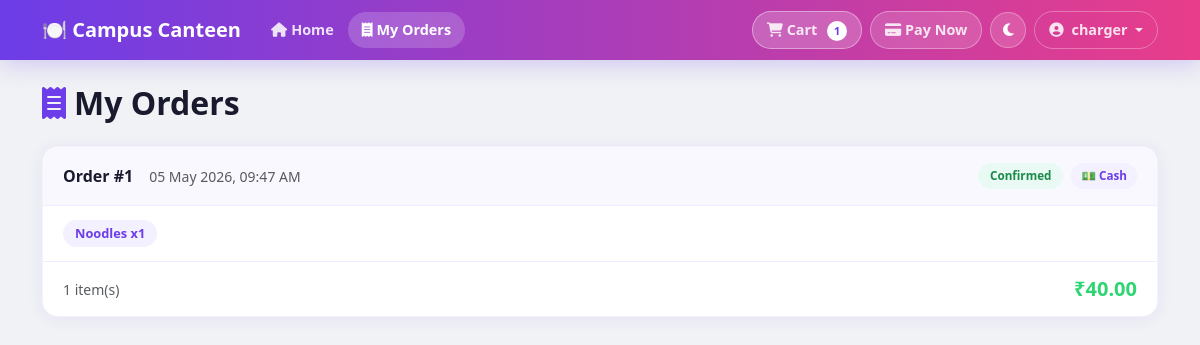
Screenshot of /orders/ (signed in) with the database file from the repository.
### canteen/models.py (models this page shows, shortened)
class Order(models.Model):
    STATUS_CHOICES = [
        ('pending',   'Pending'),
        ('confirmed', 'Confirmed'),
        ('preparing', 'Preparing'),
        ('ready',     'Ready'),
        ('completed', 'Completed'),
        ('cancelled', 'Cancelled'),
    ]
    PAYMENT_CHOICES = [
        ('cash', 'Cash'),
        ('upi',  'UPI'),
    ]
    user = models.ForeignKey(
        User, on_delete=models.CASCADE, related_name='orders'
    )
    status = models.CharField(
        max_length=20, choices=STATUS_CHOICES, default='pending'
    )
    payment_method = models.CharField(
        max_length=10, choices=PAYMENT_CHOICES, default='cash'
    )
    payment_status = models.CharField(max_length=20, default='unpaid')
    upi_transaction_id = models.CharField(
        max_length=100, blank=True, null=True
    )
    total_amount = models.DecimalField(max_digits=10, decimal_places=2)
    created_at = models.DateTimeField(auto_now_add=True)
    updated_at = models.DateTimeField(auto_now=True)
    notes = models.TextField(blank=True)
    class Meta:
        ordering = ['-created_at']

class OrderItem(models.Model):
    order = models.ForeignKey(
        Order, on_delete=models.CASCADE, related_name='items'
    )
    menu_item = models.ForeignKey(MenuItem, on_delete=models.CASCADE)
    quantity = models.PositiveIntegerField(default=1)
    unit_price = models.DecimalField(max_digits=8, decimal_places=2)

class MenuItem(models.Model):
    category = models.ForeignKey(
        Category, on_delete=models.CASCADE, related_name='items'
    )
    name = models.CharField(max_length=200)
    description = models.TextField(blank=True)
    price = models.DecimalField(max_digits=8, decimal_places=2)
    image = models.ImageField(upload_to='products/', blank=True, null=True)
    is_available = models.BooleanField(default=True)
    is_packed = models.BooleanField(default=False)
    stock_quantity = models.PositiveIntegerField(default=100)
    is_veg = models.BooleanField(default=True)
    created_at = models.DateTimeField(auto_now_add=True)
    updated_at = models.DateTimeField(auto_now=True)
    class Meta:
        ordering = ['name']

### canteen/views.py (the view)
# urls.py: path('orders/', views.order_history_view, name='order_history'),
@login_required
def order_history_view(request):
    orders = Order.objects.filter(
        user=request.user
    ).prefetch_related('items__menu_item')
    return render(request, 'order_history.html', {'orders': orders})

### canteen/context_processors.py (called while the page is built)
def cart_count(request):
    count = 0
    if request.user.is_authenticated:
        try:
            cart = Cart.objects.get(user=request.user)
            count = cart.item_count
        except Cart.DoesNotExist:
            count = 0
    return {'cart_count': count}

### canteen/models.py (called while the page is built)
    @property
    def item_count(self):
        return sum(item.quantity for item in self.cart_items.all())

### canteen/templates/order_history.html (shortened to what this page needs)
{% extends 'base.html' %}
{% block content %}
<div class="container py-4">
<h2 class="page-title mb-4"><i class="fas fa-receipt me-2" style="color:var(--primary)"></i>My Orders</h2>
{% if orders %}
{% for order in orders %}
<div class="history-card">
<div class="history-header">
<div><span class="fw-bold">Order #{{ order.id }}</span><span class="text-muted ms-3 small">{{ order.created_at|date:"d M Y, h:i A" }}</span></div>
<div class="d-flex gap-2 align-items-center flex-wrap">
<span class="status-badge status-{{ order.status }}">{{ order.get_status_display }}</span>
<span class="payment-badge">{% if order.payment_method == 'upi' %}📱 UPI{% else %}💵 Cash{% endif %}</span>
</div>
</div>
<div class="history-body">{% for item in order.items.all %}<span class="history-item">{{ item.menu_item.name }} x{{ item.quantity }}</span>{% endfor %}</div>
<div class="history-footer"><span class="text-muted small">{{ order.items.count }} item(s)</span><span class="fw-bold fs-5" style="color:var(--success)">₹{{ order.total_amount }}</span></div>
</div>
{% endfor %}
{% endif %}
</div>
{% endblock %}

### canteen/templates/base.html (shortened to what this page needs)
{% load static %}
<!DOCTYPE html>
<html lang="en">
<head>
    <link href="https://cdnjs.cloudflare.com/ajax/libs/bootstrap/5.3.0/css/bootstrap.min.css" rel="stylesheet">
    <link href="https://cdnjs.cloudflare.com/ajax/libs/font-awesome/6.4.0/css/all.min.css" rel="stylesheet">
    <link href="{% static 'canteen/css/style.css' %}" rel="stylesheet">
</head>
<body>
{% if user.is_authenticated %}
<nav class="navbar navbar-expand-lg navbar-dark sticky-top" id="mainNavbar">
    <div class="container">
        <a class="navbar-brand fw-bold" href="{% url 'home' %}">
            🍽️ Campus Canteen
        </a>
        <div class="collapse navbar-collapse" id="navbarNav">
            <ul class="navbar-nav me-auto">
                <li class="nav-item">
                    <a class="nav-link {% if request.resolver_match.url_name == 'home' %}active{% endif %}"
                       href="{% url 'home' %}">
                        <i class="fas fa-home me-1"></i>Home
                    </a>
                </li>
                <li class="nav-item">
                    <a class="nav-link {% if request.resolver_match.url_name == 'order_history' %}active{% endif %}"
                       href="{% url 'order_history' %}">
                        <i class="fas fa-receipt me-1"></i>My Orders
                    </a>
                </li>
            </ul>
            <ul class="navbar-nav ms-auto align-items-center gap-2">
                <li class="nav-item">
                    <a class="nav-link cart-nav-btn" href="{% url 'cart' %}">
                        <i class="fas fa-shopping-cart"></i> Cart
                        <span class="cart-badge" id="navCartCount">{{ cart_count }}</span>
                    </a>
                </li>
                <li class="nav-item">
                    <a class="nav-link payment-nav-btn" href="{% url 'payment' %}">
                        <i class="fas fa-credit-card"></i> Pay Now
                    </a>
                </li>
                <li class="nav-item">
                    <button class="dark-mode-btn" id="darkModeToggle" onclick="toggleDarkMode()">
                        <i class="fas fa-moon" id="darkModeIcon"></i>
                    </button>
                </li>
                <li class="nav-item dropdown">
                    <a class="nav-link dropdown-toggle user-nav" href="#"
                       data-bs-toggle="dropdown">
                        <i class="fas fa-user-circle me-1"></i>
                        {{ user.first_name|default:user.username }}
                    </a>
                </li>
            </ul>
        </div>
    </div>
</nav>
{% endif %}
<main>{% block content %}{% endblock %}</main>
</body>
</html>

### canteen/static/canteen/css/style.css (style rules this page uses)
:root { --primary: #6c3de8; --primary-end: #e83d8a; --secondary: #1a1a2e; --success: #2ed573; --danger: #ff4757; --card-shadow: 0 2px 16px rgba(108,61,232,0.08); --radius: 16px; --radius-sm: 10px; }
* { box-sizing: border-box; margin: 0; padding: 0; }
body { font-family: 'Segoe UI', system-ui, sans-serif; background: #f0f2f5; color: #1a1a2e; }
#mainNavbar { background: linear-gradient(90deg, #6c3de8 0%, #e83d8a 100%) !important; box-shadow: 0 4px 24px rgba(108,61,232,0.25); padding: 10px 0; }
#mainNavbar .navbar-brand { font-size: 1.25rem; font-weight: 900; color: #fff !important; }
#mainNavbar .nav-link { color: rgba(255,255,255,0.85) !important; font-weight: 600; padding: 7px 14px; border-radius: 20px; transition: all 0.2s; font-size: 0.9rem; }
#mainNavbar .nav-link:hover, #mainNavbar .nav-link.active { color: #fff !important; background: rgba(255,255,255,0.18); }
.cart-nav-btn { background: rgba(255,255,255,0.2) !important; color: #fff !important; border: 1.5px solid rgba(255,255,255,0.4) !important; border-radius: 20px !important; }
.cart-badge { display: inline-flex; align-items: center; justify-content: center; background: #fff; color: var(--primary); border-radius: 50%; width: 20px; height: 20px; font-size: 0.68rem; font-weight: 900; margin-left: 6px; transition: transform 0.3s; }
.payment-nav-btn { background: rgba(255,255,255,0.15) !important; color: #fff !important; border: 1.5px solid rgba(255,255,255,0.35) !important; border-radius: 20px !important; }
.user-nav { border: 1.5px solid rgba(255,255,255,0.3) !important; border-radius: 20px !important; }
.history-card { background: #fff; border-radius: var(--radius); box-shadow: var(--card-shadow); overflow: hidden; margin-bottom: 16px; border: 1.5px solid rgba(108,61,232,0.07); }
.history-header { display: flex; justify-content: space-between; align-items: center; padding: 16px 20px; background: #faf8ff; border-bottom: 1px solid #f0ecff; flex-wrap: wrap; gap: 8px; }
.history-body { padding: 14px 20px; display: flex; flex-wrap: wrap; gap: 8px; }
.history-item { background: #f3f0ff; color: var(--primary); padding: 4px 12px; border-radius: 20px; font-size: 0.8rem; font-weight: 700; }
.history-footer { display: flex; justify-content: space-between; align-items: center; padding: 12px 20px; border-top: 1px solid #f0ecff; }
.status-badge { padding: 4px 12px; border-radius: 20px; font-size: 0.73rem; font-weight: 700; }
.status-confirmed { background: #e8faf3; color: #1a8a4a; }
.payment-badge { background: #f3f0ff; color: var(--primary); padding: 4px 10px; border-radius: 20px; font-size: 0.73rem; font-weight: 700; }
.page-title { font-weight: 900; color: var(--secondary); }
.dark-mode-btn { background: rgba(255,255,255,0.15); border: 1.5px solid rgba(255,255,255,0.3); color: #fff; border-radius: 50%; width: 36px; height: 36px; display: flex; align-items: center; justify-content: center; cursor: pointer; transition: all 0.2s; font-size: 0.9rem; }
body, body * { transition: background-color 0.3s ease, color 0.3s ease, border-color 0.3s ease; }

### rows the page displays
Order: id "1", created_at "05 May 2026, 09:47 AM", status "Confirmed", payment_method "💵 Cash", items.count "1", total_amount "40.00"
OrderItem: menu_item.name "Noodles", quantity "1"

### other values shown
{{ cart_count }} "1"
{{ user.first_name|default:user.username }} "charger"
